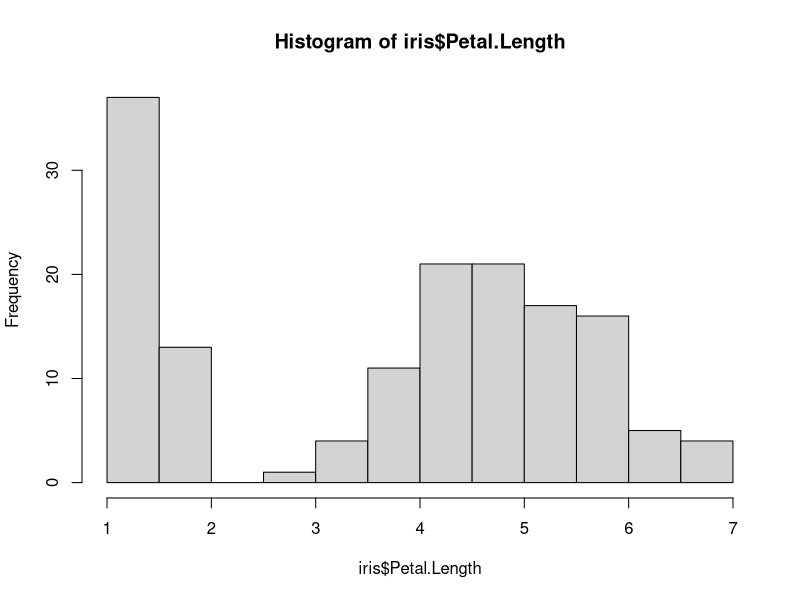
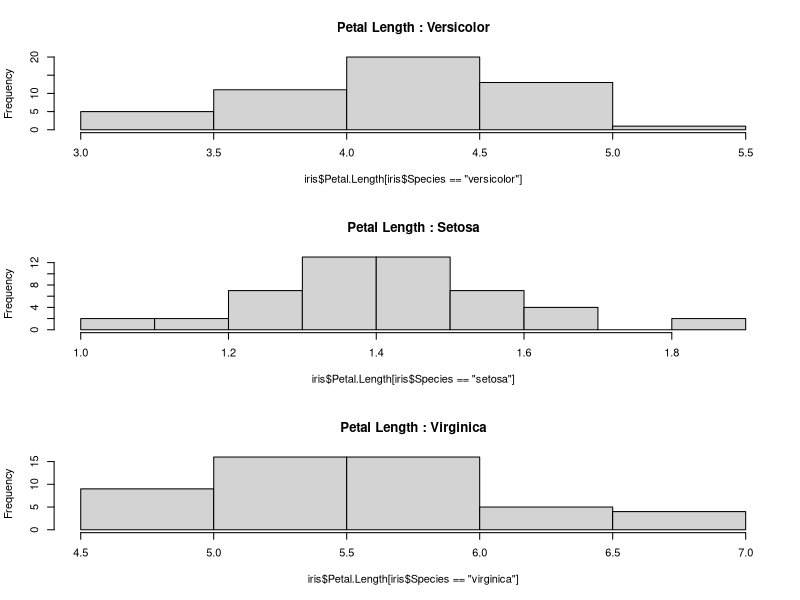

Write R code to recreate these figures, in order.
library(datasets)

head(iris)

# histogram
hist(iris$Petal.Length)
summary(iris$Petal.Length)

par(mfrow = c(3, 1))
hist(iris$Petal.Length[iris$Species == "versicolor"],
     main = "Petal Length : Versicolor")

hist(iris$Petal.Length[iris$Species == "setosa"],
     main = "Petal Length : Setosa")

hist(iris$Petal.Length[iris$Species == "virginica"],
     main = "Petal Length : Virginica")
# reset plot
par(mfrow = c(1, 1))


# creating subsamples
i.setosa <- iris[iris$Species == "setosa", ]
head(i.setosa)

# clear
rm(list = ls())
cat("\014")
